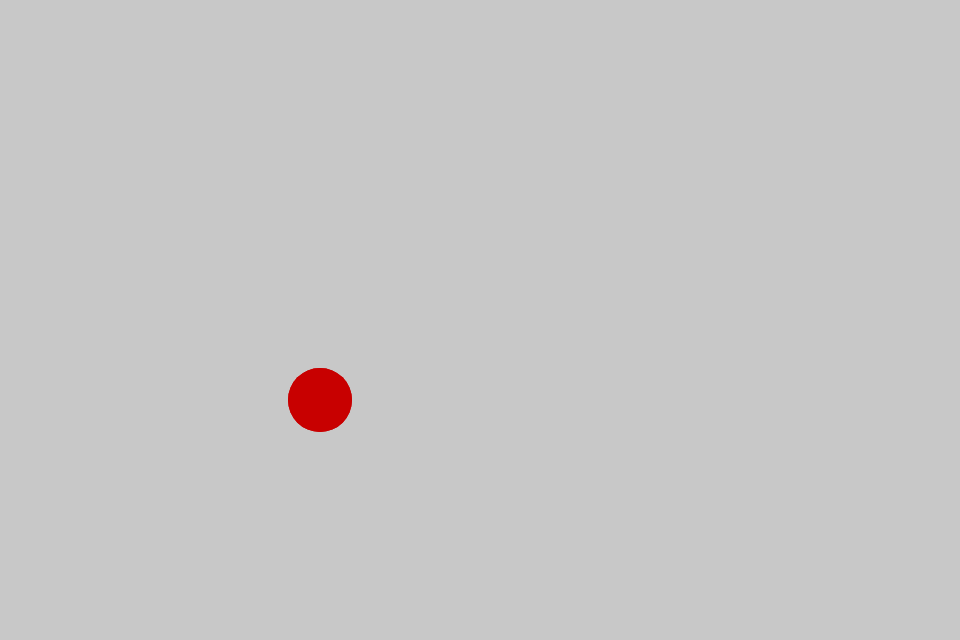
Frame 1 (no input)
Frame 60 (no input): identical to frame 1, image omitted
Frame 120 (the mouse pressed at the canvas centre since frame 60): identical to frame 1, image omitted

The p5.js sketch that drew this single still picture (run headless with seeded random() and noise() and a simulated clock; from frame 60 on, the mouse is pressed at the canvas centre):

// p5.js sketch
// ── sketch.js
const gravity = -6

var objectIdCount = 0

function modulus(a, b) {
    return Math.sqrt(Math.pow(a, 2) + Math.pow(b, 2))
}

var physicsBody = function(x, y, r, g, b, width, height, type, pinned) {

    this.setup = function() {
        this.r = r
        this.g = g
        this.b = b
        this.width = width
        this.height = height
        this.x = x
        this.y = y
        this.type = type
        this.pinned = pinned

        this.mass = 100
        this.friction = 0.1
        this.zRotation = 0
        this.xVelocity = 0
        this.yVelocity = 0
        this.xAcceleration = 0
        this.yAcceleration = 0

        this.id = objectIdCount
        objectIdCount += 1
    }

    this.update = function() {
        // Apply gravity

        if (!pinned) {
            this.yAcceleration += gravity
        }

        // Apply friction

        this.xVelocity -= this.xVelocity * this.friction
        this.yVelocity -= this.yVelocity * this.friction

        // Apply air resistance

        const airResistance = modulus(this.yVelocity, this.xVelocity) * 0.5
        const velocityDirection = atan2(this.yVelocity, this.xVelocity)
        const xAirResistance = -airResistance * cos(velocityDirection)
        const yAirResistance = -airResistance * sin(velocityDirection)
        this.applyForce(xAirResistance, yAirResistance)

        // Apply accelerations

        this.xVelocity += this.xAcceleration
        this.yVelocity += this.yAcceleration
        this.xAcceleration = 0
        this.yAcceleration = 0

        // Apply velocity

        this.x += this.xVelocity
        this.y += this.yVelocity

        // Detect body collisions

        for (var i = 0; i < objects.length; i++) {
            const currentObject = objects[i]

            if (this.id != currentObject.id && !this.pinned) {
                if (this.type === "circle" && currentObject.type === "circle") {
                    const yDifference = currentObject.y - this.y
                    const xDifference = currentObject.x - this.x
                    const distance = modulus(yDifference, xDifference)
    
                    if (distance <= this.width / 2 + currentObject.width / 2) {
                        const normal = Math.atan2(yDifference, xDifference)

                        const initialVelocityAngle = Math.atan2(-this.yVelocity, -this.xVelocity)
                        const finalVelocityAngle = normal - (initialVelocityAngle - normal)
                        const absoluteVelocity = modulus(this.yVelocity, this.xVelocity)
                        this.xVelocity = absoluteVelocity * -Math.cos(normal)
                        this.yVelocity = absoluteVelocity * -Math.sin(normal)
                        
                        const intrusion = -(distance - this.width / 2 - currentObject.width / 2) / 10
                        const xIntrusion = currentObject.mass * intrusion * -Math.cos(normal)
                        const yIntrusion = currentObject.mass * intrusion * -Math.sin(normal)
                        this.applyForce(xIntrusion, yIntrusion)

                        /*
                        const impact = modulus(currentObject.yVelocity, currentObject.xVelocity) / 4
                        const xForce = currentObject.mass * impact * -Math.cos(normal)
                        const yForce = currentObject.mass * impact * -Math.sin(normal)
                        this.applyForce(xForce, yForce)
                        */

                        this.x = currentObject.x + (currentObject.width / 2 + this.width / 2) * -Math.cos(normal)
                        this.y = currentObject.y + (currentObject.height / 2 + this.height / 2) * -Math.sin(normal)

                        if (this.y === currentObject.y && this.x === currentObject.x) {
                            this.y = currentObject.y + (currentObject.height / 2 + this.height / 2)
                        }
                    }
                }
            }
        }

        // Detect edge collisions

        if (this.x < 0 + this.width / 2) {
            if (this.xVelocity < 0 || this.xAcceleration < 0) {
                this.xVelocity = -this.xVelocity
            }
            this.x = 0 + this.width / 2
        } else if (this.x > 960 - this.width / 2) {
            if (this.xVelocity > 0 || this.xAcceleration > 0) {
                this.xVelocity = -this.xVelocity
            }
            this.x = 960 - this.width / 2
        }

        if (this.y < 0 + this.height / 2) {
            if (this.yVelocity < 0 || this.yAcceleration > 0) {
                this.yVelocity = -this.yVelocity
            }
            this.y = 0 + this.height / 2
        } else if (this.y > 640 - this.height / 2) {
            if (this.yVelocity > 0 || this.yAcceleration < 0) {
                this.yVelocity = -this.yVelocity
            }
            this.y = 640 - this.height / 2
        }

        // Draw

        fill(this.r, this.g, this.b)
        if (this.type === "rect") {
            rect(this.x, 640 - this.y, this.width, this.height)
        } else {
            ellipse(this.x, 640 - this.y, this.width, this.height)
        }
    }

    this.applyForce = function(xMagnitude, yMagnitude) {
        this.xAcceleration += xMagnitude / this.mass
        this.yAcceleration += yMagnitude / this.mass
    }

    this.createCirclePhysicsBody = function() {
        this.type = "circle"
    }

    this.createRectPhysicsBody = function() {
        this.type = "rect"
    }

}

const inputDevice = new physicsBody(320, 240, 200, 0, 0, 64, 64, "circle", true)
const objects = [inputDevice]

function mouseDragged() {
    inputDevice.applyForce(mouseX - inputDevice.x, 640 - mouseY - inputDevice.y)
}

function keyPressed() {
    if(keyCode === 32) {
        var verticalShift = 96
        if (inputDevice.y <= 320) {
            verticalShift = -96
        }

        var newObject = new physicsBody(inputDevice.x, inputDevice.y - verticalShift, 10, 10, 10, 96, 96, "circle", false)
        newObject.setup()
        objects.push(newObject)
    } 
}

function setup() {
    createCanvas(960, 640)
    noStroke()

    inputDevice.setup()
}

function draw() {
    background(200)
    inputDevice.update()

    for (var i = 0; i < objects.length; i++) {
        objects[i].update()
    }
}
